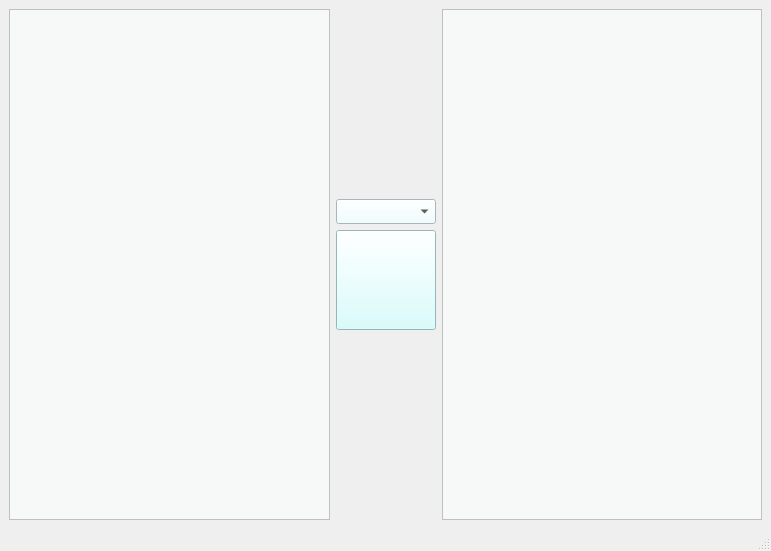
<?xml version="1.0" encoding="UTF-8"?>
<ui version="4.0">
 <class>MainWindow</class>
 <widget class="QMainWindow" name="MainWindow">
  <property name="geometry">
   <rect>
    <x>0</x>
    <y>0</y>
    <width>771</width>
    <height>551</height>
   </rect>
  </property>
  <property name="windowTitle">
   <string>Language Translator</string>
  </property>
  <property name="styleSheet">
   <string notr="true">background-color: qconicalgradient(cx:0.5, cy:0.5, angle:0, stop:0 rgba(35, 40, 3, 255), stop:0.16 rgba(136, 106, 22, 255), stop:0.225 rgba(166, 140, 41, 255), stop:0.285 rgba(204, 181, 74, 255), stop:0.345 rgba(235, 219, 102, 255), stop:0.415 rgba(245, 236, 112, 255), stop:0.52 rgba(209, 190, 76, 255), stop:0.57 rgba(187, 156, 51, 255), stop:0.635 rgba(168, 142, 42, 255), stop:0.695 rgba(202, 174, 68, 255), stop:0.75 rgba(218, 202, 86, 255), stop:0.815 rgba(208, 187, 73, 255), stop:0.88 rgba(187, 156, 51, 255), stop:0.935 rgba(137, 108, 26, 255), stop:1 rgba(35, 40, 3, 255));</string>
  </property>
  <widget class="QWidget" name="centralwidget">
   <layout class="QHBoxLayout" name="horizontalLayout_2">
    <item>
     <layout class="QHBoxLayout" name="horizontalLayout">
      <item>
       <widget class="QPlainTextEdit" name="input_text">
        <property name="font">
         <font>
          <family>Monotype Corsiva</family>
          <pointsize>12</pointsize>
          <stylestrategy>PreferDefault</stylestrategy>
         </font>
        </property>
        <property name="contextMenuPolicy">
         <enum>Qt::DefaultContextMenu</enum>
        </property>
        <property name="layoutDirection">
         <enum>Qt::LeftToRight</enum>
        </property>
        <property name="styleSheet">
         <string notr="true">background-color: rgb(247, 249, 249);
</string>
        </property>
        <property name="frameShadow">
         <enum>QFrame::Sunken</enum>
        </property>
        <property name="plainText">
         <string>
</string>
        </property>
       </widget>
      </item>
      <item>
       <layout class="QVBoxLayout" name="verticalLayout">
        <item>
         <spacer name="verticalSpacer_2">
          <property name="orientation">
           <enum>Qt::Vertical</enum>
          </property>
          <property name="sizeHint" stdset="0">
           <size>
            <width>20</width>
            <height>40</height>
           </size>
          </property>
         </spacer>
        </item>
        <item>
         <widget class="QComboBox" name="languageBox">
          <property name="minimumSize">
           <size>
            <width>0</width>
            <height>25</height>
           </size>
          </property>
          <property name="styleSheet">
           <string notr="true">background-color: rgb(237, 255, 255);</string>
          </property>
         </widget>
        </item>
        <item>
         <widget class="QPushButton" name="convert_button">
          <property name="minimumSize">
           <size>
            <width>100</width>
            <height>100</height>
           </size>
          </property>
          <property name="styleSheet">
           <string notr="true">background-image: url(:/icon/translate_icon.png);
background-color: rgb(207, 255, 255);</string>
          </property>
          <property name="text">
           <string/>
          </property>
         </widget>
        </item>
        <item>
         <spacer name="verticalSpacer">
          <property name="orientation">
           <enum>Qt::Vertical</enum>
          </property>
          <property name="sizeHint" stdset="0">
           <size>
            <width>20</width>
            <height>40</height>
           </size>
          </property>
         </spacer>
        </item>
       </layout>
      </item>
      <item>
       <widget class="QPlainTextEdit" name="input_text_2">
        <property name="font">
         <font>
          <family>Monotype Corsiva</family>
          <pointsize>12</pointsize>
          <stylestrategy>PreferDefault</stylestrategy>
         </font>
        </property>
        <property name="contextMenuPolicy">
         <enum>Qt::DefaultContextMenu</enum>
        </property>
        <property name="layoutDirection">
         <enum>Qt::LeftToRight</enum>
        </property>
        <property name="styleSheet">
         <string notr="true">background-color: rgb(247, 249, 249);
</string>
        </property>
        <property name="frameShadow">
         <enum>QFrame::Sunken</enum>
        </property>
        <property name="readOnly">
         <bool>true</bool>
        </property>
        <property name="plainText">
         <string/>
        </property>
       </widget>
      </item>
     </layout>
    </item>
   </layout>
  </widget>
  <widget class="QMenuBar" name="menubar">
   <property name="geometry">
    <rect>
     <x>0</x>
     <y>0</y>
     <width>771</width>
     <height>26</height>
    </rect>
   </property>
  </widget>
  <widget class="QStatusBar" name="statusbar"/>
 </widget>
 <resources>
  <include location="icons.qrc"/>
 </resources>
 <connections/>
</ui>
